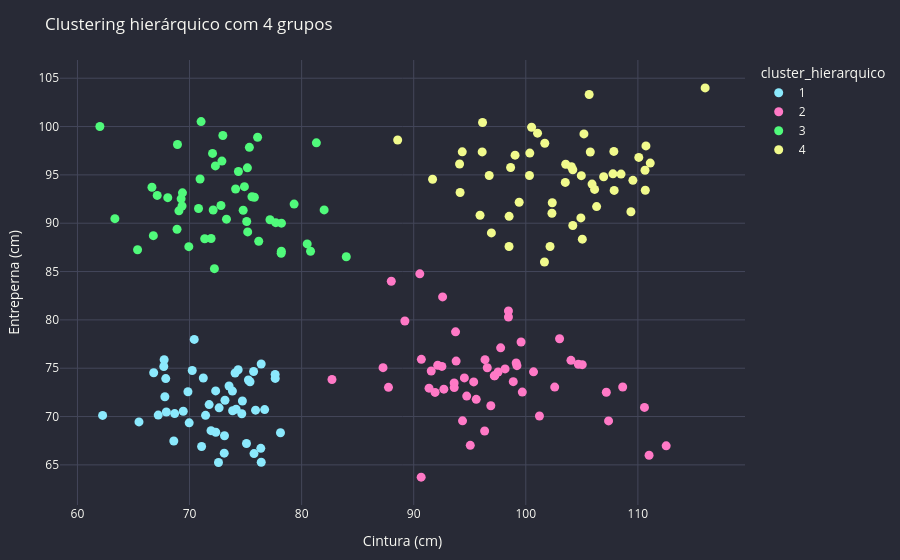

Notebook source saved alongside this figure:
### Markdown cell above
## 3. Clustering hierárquico

O método hierárquico começa com cada ponto sozinho e vai unindo os pontos ou grupos mais próximos. O dendrograma mostra a ordem dessas fusões.

### Code cell
X = df[features].to_numpy()
scaler = StandardScaler()
X_scaled = scaler.fit_transform(X)

Z = linkage(X_scaled, method='ward')
hier_labels = fcluster(Z, t=4, criterion='maxclust')
df['cluster_hierarquico'] = hier_labels.astype(str)

fig_hier = px.scatter(
    df, x='cintura_cm', y='entreperna_cm', color='cluster_hierarquico',
    color_discrete_sequence=[DRACULA['cyan'], DRACULA['pink'], DRACULA['green'], DRACULA['yellow'], DRACULA['red']],
    labels={'cintura_cm': 'Cintura (cm)', 'entreperna_cm': 'Entreperna (cm)'},
)
fig_hier.update_traces(marker=dict(size=9))
apply_dracula(fig_hier, 'Clustering hierárquico com 4 grupos')
fig_hier.show()

### Figure 1 — Plotly figure (JSON) as saved in the notebook; plotly's stock layout.template omitted (floating-point values rounded to 4 significant figures)
{"data": [{"hovertemplate": "cluster_hierarquico=1<br>Cintura (cm)=%{x}<br>Entreperna (cm)=%{y}<extra></extra>", "legendgroup": "1", "marker": {"color": "#8be9fd", "size": 9, "symbol": "circle"}, "mode": "markers", "name": "1", "orientation": "v", "showlegend": true, "type": "scatter", "x": [73.52, 66.8, 75.75, 76.7, 62.24, 65.49, 72.64, 70.42, 71.92, 67.73, 76.4, 75.89, 72.33, 77.64, 74.34, 67.7, 73.84, 67.21, 76.39, 71.75, 71.08, 68.6, 78.11, 71.23, 69.86, 70.24, 74.66, 73.83, 74.06, 74.15, 69.97, 69.44, 67.93, 75.08, 77.64, 71.43, 67.8, 67.88, 75.25, 75.72, 74.72, 68.67, 73.16, 72.58, 73.09, 76.36, 73.12, 75.39, 72.34], "xaxis": "x", "y": [73.16, 74.53, 66.17, 70.72, 70.12, 69.44, 70.9, 77.98, 68.54, 75.87, 65.27, 70.66, 72.65, 74.34, 74.84, 75.17, 70.61, 70.15, 75.43, 71.23, 66.9, 67.47, 68.32, 73.99, 72.57, 74.76, 70.29, 72.63, 74.5, 70.76, 69.35, 70.55, 70.47, 67.22, 73.95, 70.12, 72.05, 73.92, 73.79, 74.66, 71.61, 70.31, 71.68, 65.25, 66.21, 66.71, 68.01, 73.6, 68.38], "yaxis": "y"}, {"hovertemplate": "cluster_hierarquico=2<br>Cintura (cm)=%{x}<br>Entreperna (cm)=%{y}<extra></extra>", "legendgroup": "2", "marker": {"color": "#ff79c6", "size": 9, "symbol": "circle"}, "mode": "markers", "name": "2", "orientation": "v", "showlegend": true, "type": "scatter", "x": [82.71, 99.69, 105.0, 98.45, 101.2, 87.75, 97.76, 93.78, 91.91, 93.61, 96.33, 102.6, 91.37, 98.15, 95.58, 96.36, 103.0, 100.7, 104.7, 97.23, 94.52, 96.88, 99.21, 98.88, 92.58, 98.45, 99.14, 110.6, 107.4, 93.73, 96.56, 90.68, 95.05, 99.58, 104.0, 94.35, 94.73, 87.26, 97.19, 92.69, 95.35, 93.62, 97.53, 89.21, 90.66, 108.6, 91.56, 92.52, 107.2, 112.5, 92.14, 90.54, 88.0, 111.0], "xaxis": "x", "y": [73.83, 72.53, 75.37, 80.91, 70.05, 73.02, 77.11, 75.74, 72.5, 73.46, 68.5, 73.05, 72.93, 74.93, 71.78, 75.89, 78.05, 74.62, 75.41, 74.21, 74.0, 71.11, 75.27, 73.61, 82.37, 80.29, 75.54, 70.95, 69.55, 78.76, 75.05, 75.92, 67.02, 77.71, 75.82, 69.56, 72.11, 75.05, 74.21, 72.83, 73.59, 72.99, 74.61, 79.89, 63.73, 73.05, 74.71, 75.18, 72.51, 66.97, 75.31, 84.76, 84.0, 66.0], "yaxis": "y"}, {"hovertemplate": "cluster_hierarquico=3<br>Cintura (cm)=%{x}<br>Entreperna (cm)=%{y}<extra></extra>", "legendgroup": "3", "marker": {"color": "#50fa7b", "size": 9, "symbol": "circle"}, "mode": "markers", "name": "3", "orientation": "v", "showlegend": true, "type": "scatter", "x": [72.11, 80.5, 72.22, 77.69, 69.33, 72.97, 69.25, 72.3, 78.2, 65.36, 76.17, 75.19, 71.03, 66.77, 74.36, 71.35, 75.16, 74.11, 82.01, 72.8, 68.88, 74.9, 75.1, 80.8, 78.18, 75.78, 81.32, 68.06, 70.8, 69.37, 72.05, 67.12, 77.18, 72.89, 66.65, 68.92, 75.57, 78.19, 83.98, 76.07, 69.05, 63.34, 75.34, 69.94, 71.92, 70.94, 73.3, 79.33, 74.79, 62.0], "xaxis": "x", "y": [91.37, 87.86, 85.3, 90.05, 91.78, 99.07, 92.52, 95.93, 90.0, 87.26, 88.14, 89.1, 100.5, 88.71, 95.35, 88.39, 95.73, 93.54, 91.37, 91.84, 89.38, 93.78, 90.18, 87.1, 86.89, 92.69, 98.32, 92.64, 91.53, 93.14, 97.22, 92.88, 90.36, 96.43, 93.72, 98.14, 92.73, 87.1, 86.53, 98.89, 91.28, 90.47, 97.85, 87.57, 88.42, 94.57, 90.42, 91.98, 91.35, 100.0], "yaxis": "y"}, {"hovertemplate": "cluster_hierarquico=4<br>Cintura (cm)=%{x}<br>Entreperna (cm)=%{y}<extra></extra>", "legendgroup": "4", "marker": {"color": "#f1fa8c", "size": 9, "symbol": "circle"}, "mode": "markers", "name": "4", "orientation": "v", "showlegend": true, "type": "scatter", "x": [88.57, 110.6, 94.33, 106.3, 100.4, 101.7, 96.74, 100.3, 108.5, 104.9, 110.7, 107.9, 104.2, 110.7, 104.2, 106.1, 100.5, 102.3, 98.51, 106.9, 96.11, 105.9, 101.0, 107.9, 105.8, 111.1, 105.7, 94.14, 101.7, 96.14, 99.41, 109.6, 105.2, 98.51, 96.93, 102.2, 95.92, 98.64, 103.6, 107.8, 105.0, 103.5, 102.4, 104.1, 110.1, 91.68, 99.04, 105.0, 94.09, 109.4, 116.0], "xaxis": "x", "y": [98.6, 95.47, 97.39, 91.72, 97.26, 98.27, 94.93, 94.94, 95.08, 90.55, 93.41, 93.39, 95.53, 98.0, 89.77, 93.5, 99.93, 91.03, 90.71, 94.81, 97.38, 94.05, 99.32, 97.43, 97.37, 96.22, 103.3, 93.18, 85.99, 100.4, 92.17, 94.43, 99.24, 87.59, 88.99, 87.59, 90.82, 95.76, 96.1, 95.11, 88.35, 94.22, 92.11, 95.84, 96.81, 94.55, 97.04, 94.92, 96.12, 91.18, 104.0], "yaxis": "y"}], "layout": {"font": {"color": "#f8f8f2"}, "legend": {"title": {"text": "cluster_hierarquico"}, "tracegroupgap": 0}, "margin": {"b": 55, "l": 60, "r": 30, "t": 60}, "paper_bgcolor": "#282a36", "plot_bgcolor": "#282a36", "title": {"text": "Clustering hierárquico com 4 grupos"}, "xaxis": {"anchor": "y", "domain": [0, 1], "gridcolor": "#44475a", "title": {"text": "Cintura (cm)"}, "zerolinecolor": "#6272a4"}, "yaxis": {"anchor": "x", "domain": [0, 1], "gridcolor": "#44475a", "title": {"text": "Entreperna (cm)"}, "zerolinecolor": "#6272a4"}}}
